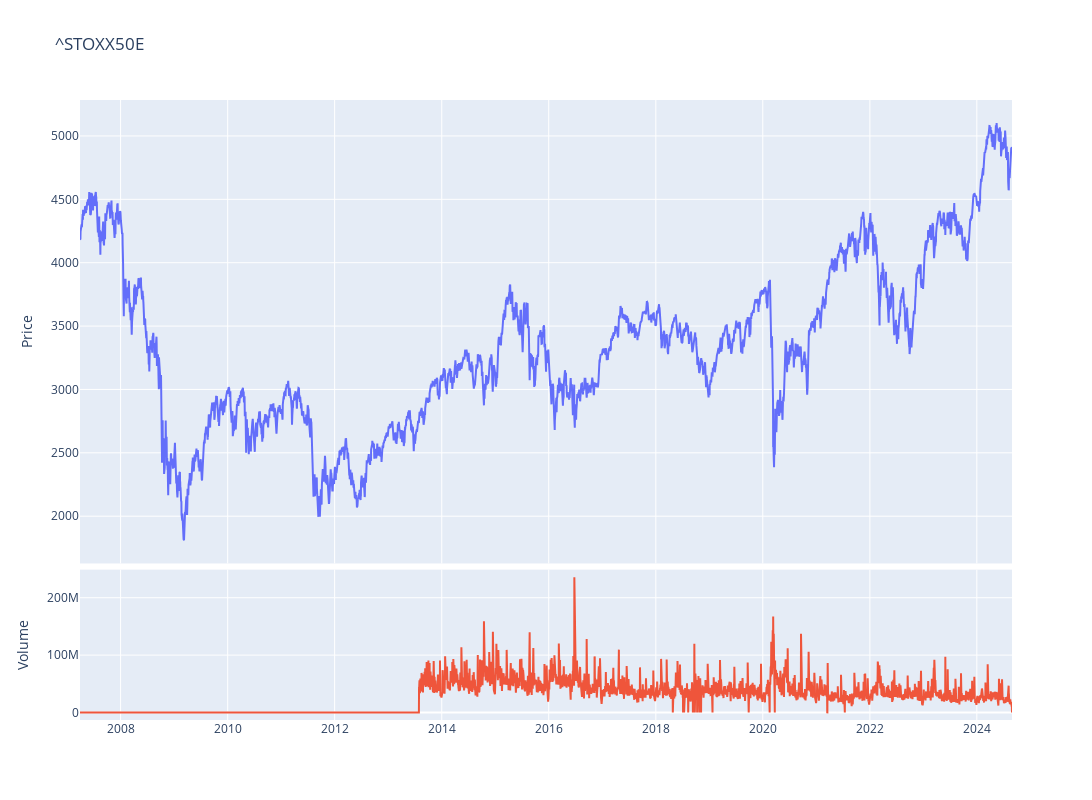

The code cell stored with this chart in its notebook:
### Code cell
fig = make_subplots(rows=4, cols=1,shared_xaxes=True,vertical_spacing=0.01,specs=[[{'rowspan':3,'colspan':1}],[None],[None],[{'rowspan':1,'colspan':1}]])

# Graph (1,1)
fig.add_trace(go.Scatter(x=stock_ticker.index,y=stock_ticker['Close'],mode="lines",name=f"{ticker}"),row=1, col=1)
# Update xaxis properties
fig.update_yaxes(title_text="Price", row=1, col=1)

# Graph (4,1)
fig.add_trace(go.Scatter(x=stock_ticker.index,y=stock_ticker['Volume'],mode="lines",name='Volume'),row=4, col=1)
fig.update_yaxes(title_text="Volume", row=4, col=1)

fig.update_layout(height=800, width=1300,showlegend=False,title=f"{ticker}")

fig.show()

### Figure 1 — Plotly figure (JSON) as saved in the notebook; plotly's stock layout.template omitted (floating-point values rounded to 4 significant figures; data arrays with more than 128 entries replaced by an {"elided": "..."} marker saying what was removed)
{"data": [{"mode": "lines", "name": "^STOXX50E", "type": "scatter", "x": {"elided": "4367 str values"}, "xaxis": "x", "y": {"elided": "4367 float values"}, "yaxis": "y"}, {"mode": "lines", "name": "Volume", "type": "scatter", "x": {"elided": "4367 str values"}, "xaxis": "x2", "y": {"elided": "4367 int values"}, "yaxis": "y2"}], "layout": {"height": 800, "showlegend": false, "title": {"text": "^STOXX50E"}, "width": 1300, "xaxis": {"anchor": "y", "domain": [0, 1], "matches": "x2", "showticklabels": false}, "xaxis2": {"anchor": "y2", "domain": [0, 1]}, "yaxis": {"anchor": "x", "domain": [0.2525, 1], "title": {"text": "Price"}}, "yaxis2": {"anchor": "x2", "domain": [0, 0.2425], "title": {"text": "Volume"}}}}
